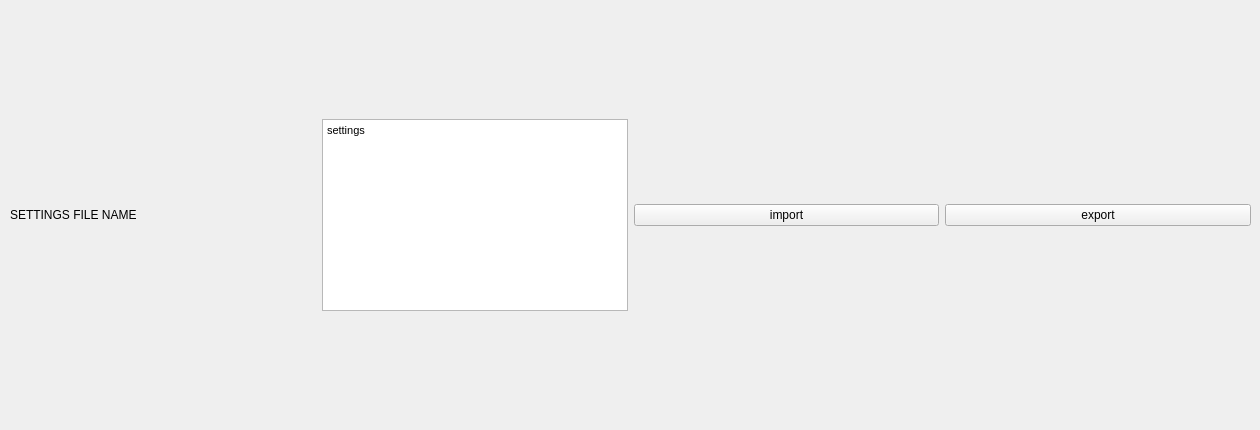
    <widget class="QWidget" name="tab_5">
     <attribute name="title">
      <string>IMPORTS</string>
     </attribute>
     <widget class="QWidget" name="gridLayoutWidget_7">
      <property name="geometry">
       <rect>
        <x>10</x>
        <y>10</y>
        <width>1241</width>
        <height>411</height>
       </rect>
      </property>
      <layout class="QGridLayout" name="gridLayout_7">
       <item row="0" column="0">
        <widget class="QLabel" name="label_29">
         <property name="text">
          <string>SETTINGS FILE NAME</string>
         </property>
        </widget>
       </item>
       <item row="0" column="1">
        <widget class="QTextEdit" name="textEdit_43">
         <property name="sizePolicy">
          <sizepolicy hsizetype="Minimum" vsizetype="Minimum">
           <horstretch>0</horstretch>
           <verstretch>0</verstretch>
          </sizepolicy>
         </property>
         <property name="html">
          <string>&lt;!DOCTYPE HTML PUBLIC &quot;-//W3C//DTD HTML 4.0//EN&quot; &quot;http://www.w3.org/TR/REC-html40/strict.dtd&quot;&gt;
&lt;html&gt;&lt;head&gt;&lt;meta name=&quot;qrichtext&quot; content=&quot;1&quot; /&gt;&lt;style type=&quot;text/css&quot;&gt;
p, li { white-space: pre-wrap; }
&lt;/style&gt;&lt;/head&gt;&lt;body style=&quot; font-family:'MS Shell Dlg 2'; font-size:8.25pt; font-weight:400; font-style:normal;&quot;&gt;
&lt;p style=&quot; margin-top:0px; margin-bottom:0px; margin-left:0px; margin-right:0px; -qt-block-indent:0; text-indent:0px;&quot;&gt;settings&lt;/p&gt;&lt;/body&gt;&lt;/html&gt;</string>
         </property>
         <property name="placeholderText">
          <string>settings</string>
         </property>
        </widget>
       </item>
       <item row="0" column="2">
        <widget class="QPushButton" name="pushButton">
         <property name="text">
          <string>import</string>
         </property>
        </widget>
       </item>
       <item row="0" column="3">
        <widget class="QPushButton" name="pushButton_2">
         <property name="text">
          <string>export</string>
         </property>
        </widget>
       </item>
      </layout>
     </widget>
    </widget>
